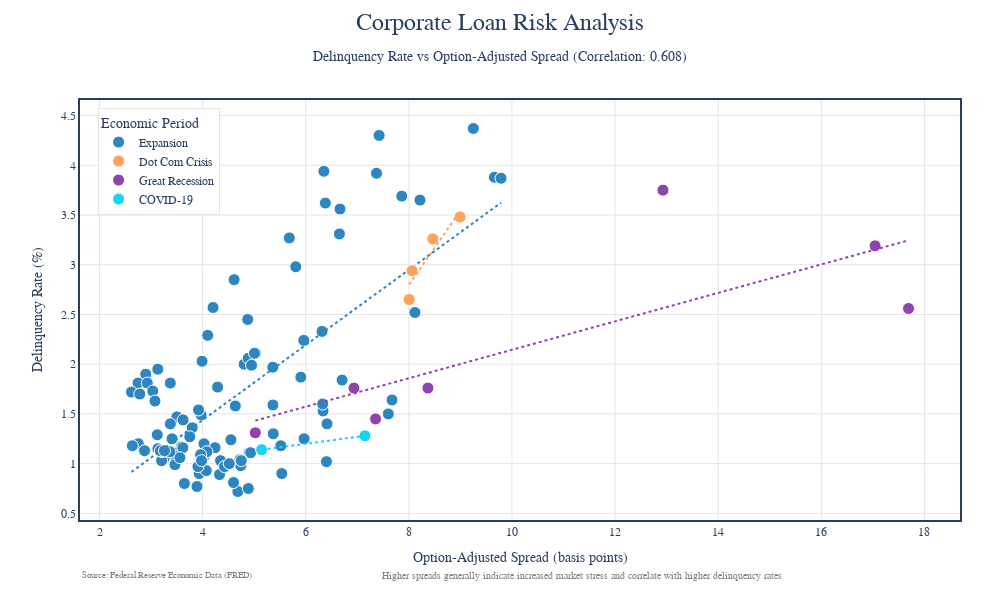

Notebook source saved alongside this figure:
### Code cell
# Fourth Cell - Data Analysis (Two Variables)
# Create new dataframe with only necessary data
df_viz = df.reset_index().copy()
df_viz = df_viz[df_viz['date'] >= '1996-12-31']
df_viz = df_viz[['quarter', 'period', 'quarterly_spread', 'delinquency_rate_loans']]
df_viz = df_viz.drop_duplicates()
spread_loan_correlation = df_viz[['quarterly_spread', 'delinquency_rate_loans']].corr()
correlation_coefficient, p_value = stats.pearsonr(df_viz['quarterly_spread'], df_viz['delinquency_rate_loans'])
print(f"P-value: {p_value:.3e}")  # Us
print("Correlation between Option-Adjusted Spread and delinquency rates:")


def plot_loan_spread(df_viz):
    # Calculate correlation
    spread_loan_correlation = df_viz['quarterly_spread'].corr(df_viz['delinquency_rate_loans'])
    # Create the base scatter plot
    fig = px.scatter(
        df_viz,
        x='quarterly_spread',
        y='delinquency_rate_loans',
        color='period',
        trendline="ols",
        color_discrete_map={
            'Expansion': '#2E86C1',      # Rich blue
            'Dot Com': '#E74C3C',        # Crimson red
            'Great Recession': '#8E44AD', # Deep purple
            'COVID': '#F39C12'           # Golden orange
        }
    )

    # Update traces for better visibility
    fig.update_traces(
        marker=dict(
            size=12,
            line=dict(width=1, color='white')
        ),
        selector=dict(mode='markers')
    )

    # Style the trendline
    fig.update_traces(
        line=dict(width=2, dash='dot'),
        selector=dict(mode='lines')
    )

    # Enhanced layout
    fig.update_layout(
        title=dict(
            text=f'Corporate Loan Risk Analysis<br><span style="font-size: 14px">Delinquency Rate vs Option-Adjusted Spread (Correlation: {spread_loan_correlation:.3f})</span>',
            font=dict(size=24),
            x=0.5,
            y=0.95
        ),
        plot_bgcolor='white',
        paper_bgcolor='white',
        font=dict(
            family="Arial",
            size=12
        ),
        legend=dict(
            title="Economic Period",
            borderwidth=1,
            bordercolor='#E5E5E5',
            bgcolor='rgba(255, 255, 255, 0.9)',
            x=0.02,
            y=0.98
        ),
        width=1000,
        height=600,
        margin=dict(t=100, l=80, r=40, b=80)
    )

    # Enhance axes
    fig.update_xaxes(
        title=dict(
            text="Option-Adjusted Spread (basis points)",
            font=dict(size=14)
        ),
        showgrid=True,
        gridwidth=1,
        gridcolor='#E5E5E5',
        mirror=True,
        showline=True,
        linewidth=2,
        linecolor='#2C3E50'
    )

    fig.update_yaxes(
        title=dict(
            text="Delinquency Rate (%)",
            font=dict(size=14)
        ),
        showgrid=True,
        gridwidth=1,
        gridcolor='#E5E5E5',
        mirror=True,
        showline=True,
        linewidth=2,
        linecolor='#2C3E50'
    )

    # FRED Source
    fig.add_annotation(
        text="Source: Federal Reserve Economic Data (FRED)",
        xref="paper", yref="paper",
        x=0.0000001, y=-0.15,
        showarrow=False,
        font=dict(size=9, color='gray')
    )

    # Relationship caption
    fig.add_annotation(
        text="Higher spreads generally indicate increased market stress and correlate with higher delinquency rates",
        xref="paper", yref="paper",
        x=0.8, y=-0.15,
        showarrow=False,
        font=dict(size=10, color='gray')
    )

    return fig

plot_loan_spread(df_viz)

### Figure 1 — Plotly figure (JSON) as saved in the notebook; plotly's stock layout.template omitted (floating-point values rounded to 4 significant figures)
{"data": [{"hovertemplate": "period=Expansion<br>quarterly_spread=%{x}<br>delinquency_rate_loans=%{y}<extra></extra>", "legendgroup": "Expansion", "marker": {"color": "#2E86C1", "line": {"color": "white", "width": 1}, "size": 12, "symbol": "circle"}, "mode": "markers", "name": "Expansion", "orientation": "v", "showlegend": true, "type": "scatter", "x": [3.13, 2.897, 2.747, 2.62, 2.781, 2.927, 3.033, 4.29, 5.905, 5.361, 4.805, 4.885, 4.949, 5.029, 5.963, 6.316, 8.118, 7.863, 7.373, 9.66, 9.789, 8.216, 6.665, 5.682, 4.611, 4.202, 4.098, 3.989, 3.373, 3.076, 3.971, 3.5, 3.621, 3.374, 3.12, 3.407, 3.132, 2.753, 2.637, 4.026, 9.251, 7.423, 6.352, 6.381, 6.654, 5.807, 4.875, 5.005, 6.704, 7.674, 6.336, 6.413, 5.968, 5.517, 4.904, 4.723, 4.739, 4.328, 3.934, 3.646, 3.891, 4.683, 4.887, 4.6, 5.536, 6.402, 7.602, 6.328, 5.364, 4.635, 3.921, 3.798, 3.75, 3.592, 3.509, 3.465, 3.463, 4.071, 4.24, 4.022, 4.082, 3.961, 5.37, 4.549, 3.616, 3.257, 3.203, 3.214, 3.559, 4.347, 4.931, 4.749, 4.424, 4.517, 3.909, 3.978, 3.365, 3.18, 3.26, 2.873], "xaxis": "x", "y": [1.95, 1.9, 1.81, 1.72, 1.7, 1.81, 1.73, 1.77, 1.87, 1.97, 2, 2.06, 1.99, 2.11, 2.24, 2.33, 2.52, 3.69, 3.92, 3.88, 3.87, 3.65, 3.56, 3.27, 2.85, 2.57, 2.29, 2.03, 1.81, 1.63, 1.49, 1.47, 1.44, 1.4, 1.29, 1.25, 1.15, 1.2, 1.18, 1.2, 4.37, 4.3, 3.94, 3.62, 3.31, 2.98, 2.45, 2.11, 1.84, 1.64, 1.53, 1.4, 1.25, 1.18, 1.11, 1.04, 0.98, 0.89, 0.9, 0.8, 0.77, 0.72, 0.75, 0.81, 0.9, 1.02, 1.5, 1.6, 1.59, 1.58, 1.54, 1.36, 1.27, 1.17, 1.11, 1.08, 0.99, 0.93, 1.16, 1.07, 1.12, 1.09, 1.3, 1.24, 1.16, 1.06, 1.03, 1.12, 1.06, 1.03, 1.11, 1.03, 0.97, 1, 0.97, 1.03, 1.12, 1.13, 1.13, 1.13], "yaxis": "y"}, {"hovertemplate": "<b>OLS trendline</b><br>delinquency_rate_loans = 0.377741 * quarterly_spread + -0.0732788<br>R<sup>2</sup>=0.455462<br><br>period=Expansion<br>quarterly_spread=%{x}<br>delinquency_rate_loans=%{y} <b>(trend)</b><extra></extra>", "legendgroup": "Expansion", "line": {"dash": "dot", "width": 2}, "marker": {"color": "#2E86C1", "symbol": "circle"}, "mode": "lines", "name": "Expansion", "showlegend": false, "type": "scatter", "x": [2.62, 2.637, 2.747, 2.753, 2.781, 2.873, 2.897, 2.927, 3.033, 3.076, 3.12, 3.13, 3.132, 3.18, 3.203, 3.214, 3.257, 3.26, 3.365, 3.373, 3.374, 3.407, 3.463, 3.465, 3.5, 3.509, 3.559, 3.592, 3.616, 3.621, 3.646, 3.75, 3.798, 3.891, 3.909, 3.921, 3.934, 3.961, 3.971, 3.978, 3.989, 4.022, 4.026, 4.071, 4.082, 4.098, 4.202, 4.24, 4.29, 4.328, 4.347, 4.424, 4.517, 4.549, 4.6, 4.611, 4.635, 4.683, 4.723, 4.739, 4.749, 4.805, 4.875, 4.885, 4.887, 4.904, 4.931, 4.949, 5.005, 5.029, 5.361, 5.364, 5.37, 5.517, 5.536, 5.682, 5.807, 5.905, 5.963, 5.968, 6.316, 6.328, 6.336, 6.352, 6.381, 6.402, 6.413, 6.654, 6.665, 6.704, 7.373, 7.423, 7.602, 7.674, 7.863, 8.118, 8.216, 9.251, 9.66, 9.789], "xaxis": "x", "y": [0.9166, 0.923, 0.9645, 0.9667, 0.9771, 1.012, 1.021, 1.032, 1.072, 1.089, 1.105, 1.109, 1.11, 1.128, 1.137, 1.141, 1.157, 1.158, 1.198, 1.201, 1.201, 1.214, 1.235, 1.235, 1.249, 1.252, 1.271, 1.284, 1.293, 1.294, 1.304, 1.343, 1.361, 1.397, 1.403, 1.408, 1.413, 1.423, 1.427, 1.429, 1.434, 1.446, 1.447, 1.464, 1.469, 1.475, 1.514, 1.528, 1.547, 1.562, 1.569, 1.598, 1.633, 1.645, 1.664, 1.668, 1.677, 1.696, 1.711, 1.717, 1.721, 1.742, 1.768, 1.772, 1.773, 1.779, 1.79, 1.796, 1.817, 1.826, 1.952, 1.953, 1.955, 2.011, 2.018, 2.073, 2.12, 2.157, 2.179, 2.181, 2.313, 2.317, 2.32, 2.326, 2.337, 2.345, 2.349, 2.44, 2.444, 2.459, 2.712, 2.731, 2.798, 2.825, 2.897, 2.993, 3.03, 3.421, 3.576, 3.624], "yaxis": "y"}, {"hovertemplate": "period=Dot Com Crisis<br>quarterly_spread=%{x}<br>delinquency_rate_loans=%{y}<extra></extra>", "legendgroup": "Dot Com Crisis", "marker": {"color": "#FFA15A", "line": {"color": "white", "width": 1}, "size": 12, "symbol": "circle"}, "mode": "markers", "name": "Dot Com Crisis", "orientation": "v", "showlegend": true, "type": "scatter", "x": [8.006, 8.064, 8.465, 8.995], "xaxis": "x", "y": [2.65, 2.94, 3.26, 3.48], "yaxis": "y"}, {"hovertemplate": "<b>OLS trendline</b><br>delinquency_rate_loans = 0.745824 * quarterly_spread + -3.1694<br>R<sup>2</sup>=0.876534<br><br>period=Dot Com Crisis<br>quarterly_spread=%{x}<br>delinquency_rate_loans=%{y} <b>(trend)</b><extra></extra>", "legendgroup": "Dot Com Crisis", "line": {"dash": "dot", "width": 2}, "marker": {"color": "#FFA15A", "symbol": "circle"}, "mode": "lines", "name": "Dot Com Crisis", "showlegend": false, "type": "scatter", "x": [8.006, 8.064, 8.465, 8.995], "xaxis": "x", "y": [2.802, 2.845, 3.144, 3.539], "yaxis": "y"}, {"hovertemplate": "period=Great Recession<br>quarterly_spread=%{x}<br>delinquency_rate_loans=%{y}<extra></extra>", "legendgroup": "Great Recession", "marker": {"color": "#8E44AD", "line": {"color": "white", "width": 1}, "size": 12, "symbol": "circle"}, "mode": "markers", "name": "Great Recession", "orientation": "v", "showlegend": true, "type": "scatter", "x": [5.022, 7.355, 6.936, 8.37, 17.69, 17.04, 12.93], "xaxis": "x", "y": [1.31, 1.45, 1.76, 1.76, 2.56, 3.19, 3.75], "yaxis": "y"}, {"hovertemplate": "<b>OLS trendline</b><br>delinquency_rate_loans = 0.143051 * quarterly_spread + 0.71452<br>R<sup>2</sup>=0.614252<br><br>period=Great Recession<br>quarterly_spread=%{x}<br>delinquency_rate_loans=%{y} <b>(trend)</b><extra></extra>", "legendgroup": "Great Recession", "line": {"dash": "dot", "width": 2}, "marker": {"color": "#8E44AD", "symbol": "circle"}, "mode": "lines", "name": "Great Recession", "showlegend": false, "type": "scatter", "x": [5.022, 6.936, 7.355, 8.37, 12.93, 17.04, 17.69], "xaxis": "x", "y": [1.433, 1.707, 1.767, 1.912, 2.564, 3.153, 3.245], "yaxis": "y"}, {"hovertemplate": "period=COVID-19<br>quarterly_spread=%{x}<br>delinquency_rate_loans=%{y}<extra></extra>", "legendgroup": "COVID-19", "marker": {"color": "#19d3f3", "line": {"color": "white", "width": 1}, "size": 12, "symbol": "circle"}, "mode": "markers", "name": "COVID-19", "orientation": "v", "showlegend": true, "type": "scatter", "x": [5.144, 7.149], "xaxis": "x", "y": [1.14, 1.28], "yaxis": "y"}, {"hovertemplate": "<b>OLS trendline</b><br>delinquency_rate_loans = 0.0698388 * quarterly_spread + 0.780728<br>R<sup>2</sup>=1.000000<br><br>period=COVID-19<br>quarterly_spread=%{x}<br>delinquency_rate_loans=%{y} <b>(trend)</b><extra></extra>", "legendgroup": "COVID-19", "line": {"dash": "dot", "width": 2}, "marker": {"color": "#19d3f3", "symbol": "circle"}, "mode": "lines", "name": "COVID-19", "showlegend": false, "type": "scatter", "x": [5.144, 7.149], "xaxis": "x", "y": [1.14, 1.28], "yaxis": "y"}], "layout": {"annotations": [{"font": {"color": "gray", "size": 9}, "showarrow": false, "text": "Source: Federal Reserve Economic Data (FRED)", "x": 1e-07, "xref": "paper", "y": -0.15, "yref": "paper"}, {"font": {"color": "gray", "size": 10}, "showarrow": false, "text": "Higher spreads generally indicate increased market stress and correlate with higher delinquency rates", "x": 0.8, "xref": "paper", "y": -0.15, "yref": "paper"}], "font": {"family": "Arial", "size": 12}, "height": 600, "legend": {"bgcolor": "rgba(255, 255, 255, 0.9)", "bordercolor": "#E5E5E5", "borderwidth": 1, "title": {"text": "Economic Period"}, "tracegroupgap": 0, "x": 0.02, "y": 0.98}, "margin": {"b": 80, "l": 80, "r": 40, "t": 100}, "paper_bgcolor": "white", "plot_bgcolor": "white", "title": {"font": {"size": 24}, "text": "Corporate Loan Risk Analysis<br><span style=\"font-size: 14px\">Delinquency Rate vs Option-Adjusted Spread (Correlation: 0.608)</span>", "x": 0.5, "y": 0.95}, "width": 1000, "xaxis": {"anchor": "y", "domain": [0, 1], "gridcolor": "#E5E5E5", "gridwidth": 1, "linecolor": "#2C3E50", "linewidth": 2, "mirror": true, "showgrid": true, "showline": true, "title": {"font": {"size": 14}, "text": "Option-Adjusted Spread (basis points)"}}, "yaxis": {"anchor": "x", "domain": [0, 1], "gridcolor": "#E5E5E5", "gridwidth": 1, "linecolor": "#2C3E50", "linewidth": 2, "mirror": true, "showgrid": true, "showline": true, "title": {"font": {"size": 14}, "text": "Delinquency Rate (%)"}}}}
